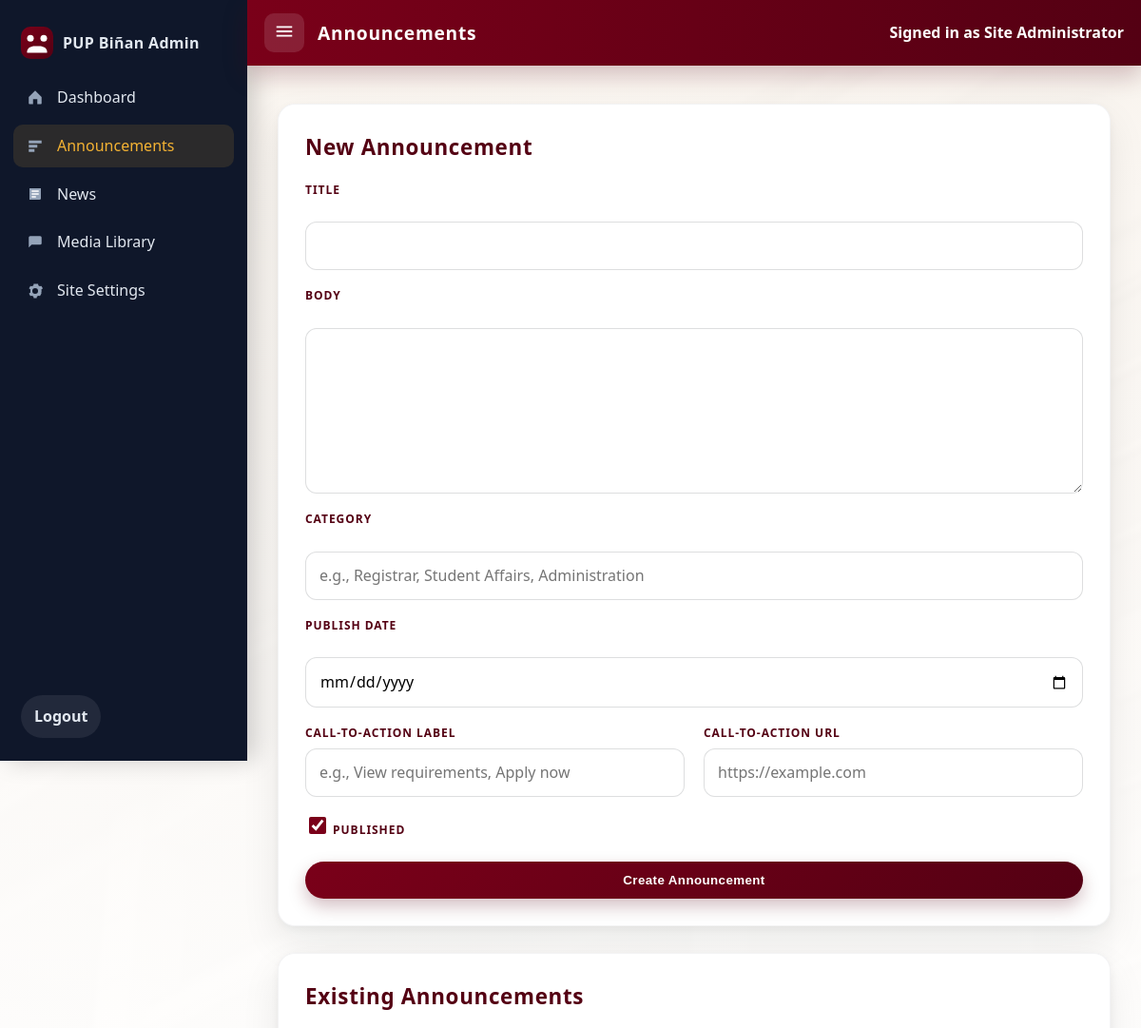
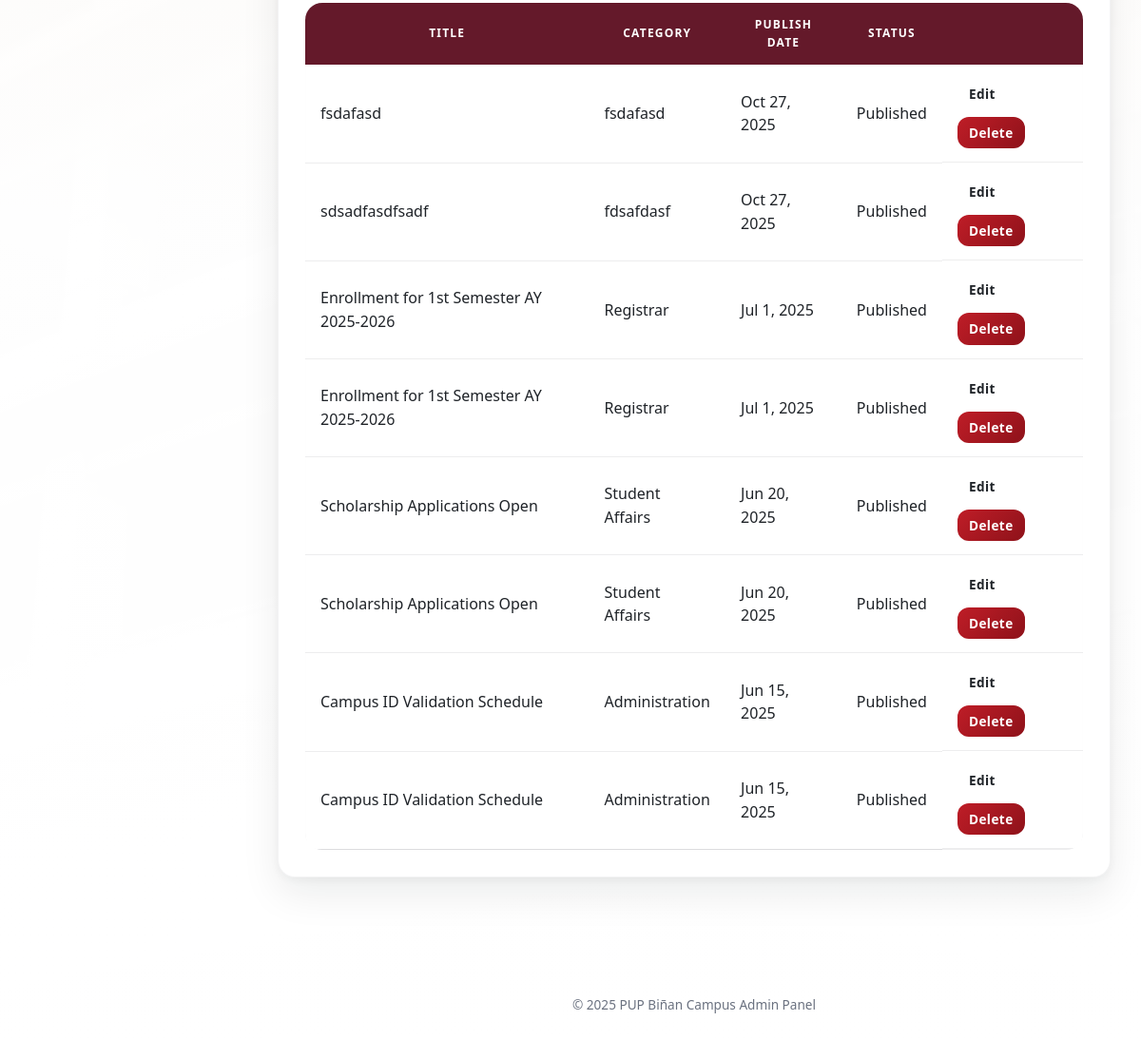
The page /pupbcwebsite-main/pupbc-website/admin/announcements.php (signed in) on the database its author committed (2 pictures, top to bottom).
### tables this page shows
CREATE TABLE `announcements` (
  `id` int(10) UNSIGNED NOT NULL,
  `title` varchar(255) NOT NULL,
  `body` text NOT NULL,
  `category` varchar(100) DEFAULT NULL,
  `publish_date` date DEFAULT NULL,
  `cta_label` varchar(100) DEFAULT NULL,
  `cta_url` varchar(255) DEFAULT NULL,
  `is_published` tinyint(1) NOT NULL DEFAULT 1,
  `created_by` int(10) UNSIGNED DEFAULT NULL,
  `created_at` timestamp NOT NULL DEFAULT current_timestamp(),
  `updated_at` timestamp NOT NULL DEFAULT current_timestamp() ON UPDATE current_timestamp()
);

### pupbcwebsite-main/pupbc-website/admin/announcements.php (the view, shortened to what this page needs)
<?php
require_once __DIR__ . '/includes/auth.php';
$editing = null;
$announcementItems = $conn->query("
    SELECT id, title, category, publish_date, is_published
    FROM announcements
    ORDER BY COALESCE(publish_date, created_at, NOW()) DESC
");
require_once __DIR__ . '/includes/header.php';
?>
<section class="card">
    <h2><?php echo $editing ? 'Edit Announcement' : 'New Announcement'; ?></h2>
    <form method="post" action="announcements.php" class="form">
        <label for="title">Title</label>
        <input type="text" id="title" name="title"
               value="<?php echo htmlspecialchars($editing['title'] ?? '', ENT_QUOTES); ?>" required>
        <label for="body">Body</label>
        <textarea class="js-editor" id="body" name="body" rows="6"><?php
            echo htmlspecialchars($editing['body'] ?? '', ENT_QUOTES); ?></textarea>
        <label for="category">Category</label>
        <input type="text" id="category" name="category"
               value="<?php echo htmlspecialchars($editing['category'] ?? '', ENT_QUOTES); ?>"
               placeholder="e.g., Registrar, Student Affairs, Administration">
        <label for="publish_date">Publish Date</label>
        <input type="date" id="publish_date" name="publish_date"
               value="<?php echo htmlspecialchars($editing['publish_date'] ?? '', ENT_QUOTES); ?>">
        <div class="form__group--inline">
            <div>
                <label for="cta_label">Call-to-Action Label</label>
                <input type="text" id="cta_label" name="cta_label"
                       value="<?php echo htmlspecialchars($editing['cta_label'] ?? '', ENT_QUOTES); ?>"
                       placeholder="e.g., View requirements, Apply now">
            </div>
            <div>
                <label for="cta_url">Call-to-Action URL</label>
                <input type="url" id="cta_url" name="cta_url"
                       value="<?php echo htmlspecialchars($editing['cta_url'] ?? '', ENT_QUOTES); ?>"
                       placeholder="https://example.com">
            </div>
        </div>
        <label class="checkbox">
            <input type="checkbox" name="is_published" <?php
                echo isset($editing['is_published'])
                    ? ($editing['is_published'] ? 'checked' : '')
                    : 'checked'; ?>>
            <span>Published</span>
        </label>
        <button type="submit" class="btn btn--primary">
            <?php echo $editing ? 'Update Announcement' : 'Create Announcement'; ?>
        </button>
    </form>
</section>
<section class="card">
    <h2>Existing Announcements</h2>
    <div class="table-responsive">
        <table>
            <thead>
            <tr>
                <th>Title</th>
                <th>Category</th>
                <th>Publish Date</th>
                <th>Status</th>
                <th></th>
            </tr>
            </thead>
            <tbody>
            <?php if ($announcementItems && $announcementItems->num_rows > 0): ?>
                <?php while ($row = $announcementItems->fetch_assoc()): ?>
                    <tr>
                        <td><?php echo htmlspecialchars($row['title'], ENT_QUOTES); ?></td>
                        <td><?php echo htmlspecialchars($row['category'] ?: '—', ENT_QUOTES); ?></td>
                        <td><?php echo $row['publish_date']
                                ? htmlspecialchars(date('M j, Y', strtotime($row['publish_date'])), ENT_QUOTES)
                                : '—'; ?></td>
                        <td><?php echo $row['is_published'] ? 'Published' : 'Draft'; ?></td>
                        <td class="table-actions">
                            <a class="btn btn--small" href="announcements.php?id=<?php echo (int)$row['id']; ?>">Edit</a>
                            <a class="btn btn--small btn--danger"
                               href="announcements.php?delete=<?php echo (int)$row['id']; ?>"
                               onclick="return confirm('Delete this announcement?');">Delete</a>
                        </td>
                    </tr>
                <?php endwhile; ?>
            <?php else: ?>
                <tr><td colspan="5">No announcements created yet.</td></tr>
            <?php endif; ?>
            </tbody>
        </table>
    </div>
</section>
<?php require_once __DIR__ . '/includes/footer.php';

### pupbcwebsite-main/pupbc-website/asset/css/admin.css (style rules this page uses)
:root { --maroon: #7a0019; --maroon-900: #540013; --gold: #f3b233; --gold-600: #d79c2d; --sand: #faf5ef; --ink: #1f2328; --muted: #6b7280; --card: #ffffff; --border: #e5e7eb; --focus: #2643e9; --shadow: 0 18px 40px rgba(16, 20, 28, 0.08), 0 3px 12px rgba(16, 20, 28, 0.05); --radius: 18px; --sidebar-bg: #0f172a; --sidebar-fg: #e2e8f0; --sidebar-muted: #94a3b8; --sidebar-active: #f3b233; }
*, *::before, *::after { box-sizing: border-box; }
body { margin: 0; font: 16px/1.55 "Segoe UI", "Helvetica Neue", Arial, sans-serif; color: var(--ink); background: linear-gradient(180deg, rgba(250, 245, 239, 0.95) 0%, rgba(255, 255, 255, 0.98) 60%, rgba(255, 255, 255, 1) 100%), url("../../images/pupbackrgound.jpg") center/cover fixed; min-height: 100vh; }
a { color: inherit; text-decoration: none; }
.form { display: grid; gap: 18px; }
.form label { display: block; font-weight: 600; margin-bottom: 6px; color: var(--maroon-900); text-transform: uppercase; font-size: 0.75rem; letter-spacing: 0.08em; }
.form input[type="text"], .form input[type="password"], .form input[type="email"], .form input[type="url"], .form input[type="date"], .form textarea, .form select { width: 100%; font: inherit; padding: 12px 14px; border-radius: 12px; border: 1px solid rgba(31, 35, 40, 0.15); background: #fff; transition: border-color 0.2s ease, box-shadow 0.2s ease; }
.form textarea { resize: vertical; min-height: 120px; }
.form__group--inline { display: grid; gap: 20px; grid-template-columns: repeat(auto-fit, minmax(220px, 1fr)); }
.checkbox { display: inline-flex; align-items: center; gap: 10px; font-weight: 600; color: var(--ink); }
.checkbox input { width: 18px; height: 18px; accent-color: var(--maroon); }
.btn { display: inline-flex; align-items: center; justify-content: center; gap: 8px; padding: 12px 22px; border-radius: 999px; font-weight: 700; letter-spacing: 0.03em; border: none; cursor: pointer; transition: transform 0.18s ease, box-shadow 0.18s ease; }
.btn--primary { background: linear-gradient(135deg, var(--maroon), var(--maroon-900)); color: #fff; box-shadow: 0 8px 18px rgba(84, 0, 19, 0.25); }
.btn--danger { background: linear-gradient(135deg, #bf1d27, #8e121a); color: #fff; }
.btn--small { padding: 6px 12px; font-size: 0.85rem; border-radius: 12px; }
.card { background: var(--card); border-radius: var(--radius); padding: 28px; box-shadow: var(--shadow); border: 1px solid rgba(31, 35, 40, 0.05); backdrop-filter: blur(4px); }
.card h2 { margin: 0 0 18px; font-size: 1.4rem; color: var(--maroon-900); letter-spacing: 0.03em; }
table { width: 100%; border-collapse: collapse; border-radius: 14px; overflow: hidden; box-shadow: inset 0 0 0 1px rgba(31, 35, 40, 0.08); }
th, td { padding: 14px 16px; }
th { background: rgba(84, 0, 19, 0.9); color: #fff; text-transform: uppercase; font-size: 0.75rem; letter-spacing: 0.1em; }
td { background: rgba(255, 255, 255, 0.92); border-bottom: 1px solid rgba(31, 35, 40, 0.08); }
.table-responsive { overflow-x: auto; border-radius: var(--radius); }
.table-actions { display: flex; gap: 8px; flex-wrap: wrap; }

### rows shown on the page
announcements: title "fsdafasd", category "fsdafasd", publish_date "Oct 27, 2025", is_published "Published"
announcements: title "sdsadfasdfsadf", category "fdsafdasf", publish_date "Oct 27, 2025", is_published "Published"
announcements: title "Enrollment for 1st Semester AY 2025-2026", category "Registrar", publish_date "Jul 1, 2025", is_published "Published"
announcements: title "Enrollment for 1st Semester AY 2025-2026", category "Registrar", publish_date "Jul 1, 2025", is_published "Published"
announcements: title "Scholarship Applications Open", category "Student Affairs", publish_date "Jun 20, 2025", is_published "Published"
announcements: title "Scholarship Applications Open", category "Student Affairs", publish_date "Jun 20, 2025", is_published "Published"
announcements: title "Campus ID Validation Schedule", category "Administration", publish_date "Jun 15, 2025", is_published "Published"
announcements: title "Campus ID Validation Schedule", category "Administration", publish_date "Jun 15, 2025", is_published "Published"

### other values the page prints
$pageTitle "Announcements"
$adminName "Site Administrator"
